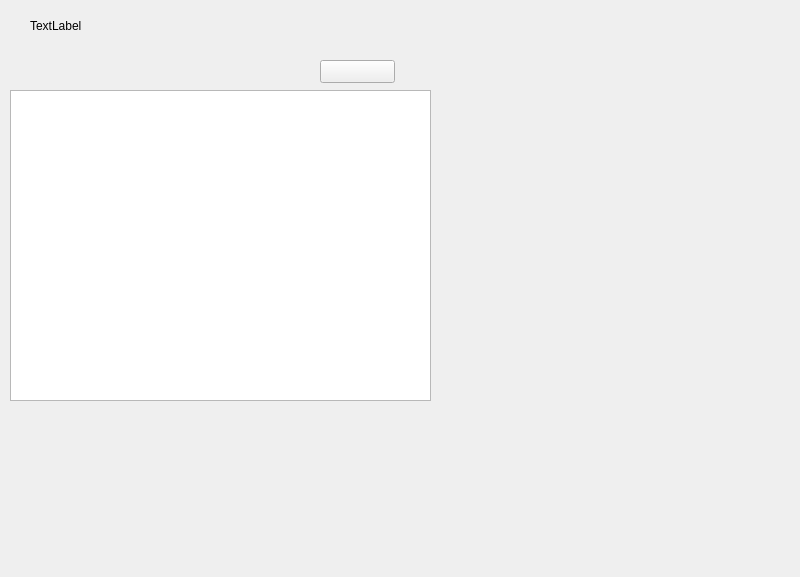
<?xml version="1.0" encoding="UTF-8"?>
<ui version="4.0">
 <class>MainWindow</class>
 <widget class="QMainWindow" name="MainWindow">
  <property name="geometry">
   <rect>
    <x>0</x>
    <y>0</y>
    <width>800</width>
    <height>577</height>
   </rect>
  </property>
  <property name="windowTitle">
   <string>MainWindow</string>
  </property>
  <widget class="QWidget" name="centralwidget">
   <widget class="QStackedWidget" name="stackedWidget">
    <property name="geometry">
     <rect>
      <x>0</x>
      <y>0</y>
      <width>591</width>
      <height>441</height>
     </rect>
    </property>
    <property name="currentIndex">
     <number>1</number>
    </property>
    <widget class="QWidget" name="page">
     <widget class="QProgressBar" name="pBBattery">
      <property name="geometry">
       <rect>
        <x>130</x>
        <y>10</y>
        <width>111</width>
        <height>16</height>
       </rect>
      </property>
      <property name="value">
       <number>24</number>
      </property>
     </widget>
     <widget class="QLabel" name="label">
      <property name="geometry">
       <rect>
        <x>110</x>
        <y>80</y>
        <width>161</width>
        <height>21</height>
       </rect>
      </property>
      <property name="font">
       <font>
        <family>Agency FB</family>
        <pointsize>12</pointsize>
       </font>
      </property>
      <property name="text">
       <string>主机未绑定使用单位</string>
      </property>
      <property name="alignment">
       <set>Qt::AlignCenter</set>
      </property>
     </widget>
     <widget class="QLabel" name="label_2">
      <property name="geometry">
       <rect>
        <x>0</x>
        <y>130</y>
        <width>401</width>
        <height>20</height>
       </rect>
      </property>
      <property name="text">
       <string>请扫描二维码获取设备编号并在后台绑定</string>
      </property>
      <property name="alignment">
       <set>Qt::AlignCenter</set>
      </property>
     </widget>
     <widget class="QLabel" name="labelComStatus">
      <property name="geometry">
       <rect>
        <x>10</x>
        <y>10</y>
        <width>71</width>
        <height>16</height>
       </rect>
      </property>
      <property name="text">
       <string>串口连接状态</string>
      </property>
     </widget>
     <widget class="QLabel" name="labelQRCode">
      <property name="geometry">
       <rect>
        <x>100</x>
        <y>180</y>
        <width>211</width>
        <height>161</height>
       </rect>
      </property>
      <property name="text">
       <string/>
      </property>
     </widget>
     <widget class="QPushButton" name="bt1">
      <property name="geometry">
       <rect>
        <x>20</x>
        <y>40</y>
        <width>75</width>
        <height>23</height>
       </rect>
      </property>
      <property name="text">
       <string>切换界面1</string>
      </property>
     </widget>
     <widget class="QPushButton" name="bt2">
      <property name="geometry">
       <rect>
        <x>110</x>
        <y>40</y>
        <width>75</width>
        <height>23</height>
       </rect>
      </property>
      <property name="text">
       <string>切换界面2</string>
      </property>
     </widget>
    </widget>
    <widget class="QWidget" name="page_3">
     <widget class="QPushButton" name="btnBeginAndEnd">
      <property name="geometry">
       <rect>
        <x>320</x>
        <y>60</y>
        <width>75</width>
        <height>23</height>
       </rect>
      </property>
      <property name="text">
       <string/>
      </property>
     </widget>
     <widget class="QTableWidget" name="tableWidget">
      <property name="geometry">
       <rect>
        <x>10</x>
        <y>90</y>
        <width>421</width>
        <height>311</height>
       </rect>
      </property>
     </widget>
     <widget class="QLabel" name="lbTrainName">
      <property name="geometry">
       <rect>
        <x>10</x>
        <y>60</y>
        <width>171</width>
        <height>16</height>
       </rect>
      </property>
      <property name="text">
       <string/>
      </property>
     </widget>
     <widget class="QLabel" name="lbTrainStatus">
      <property name="geometry">
       <rect>
        <x>210</x>
        <y>60</y>
        <width>101</width>
        <height>16</height>
       </rect>
      </property>
      <property name="text">
       <string/>
      </property>
     </widget>
     <widget class="QLabel" name="label_4">
      <property name="geometry">
       <rect>
        <x>30</x>
        <y>20</y>
        <width>54</width>
        <height>12</height>
       </rect>
      </property>
      <property name="text">
       <string>TextLabel</string>
      </property>
     </widget>
    </widget>
    <widget class="QWidget" name="page_2">
     <widget class="QLabel" name="p2Titile">
      <property name="geometry">
       <rect>
        <x>20</x>
        <y>30</y>
        <width>221</width>
        <height>16</height>
       </rect>
      </property>
      <property name="text">
       <string/>
      </property>
     </widget>
     <widget class="QTableWidget" name="pwTW">
      <property name="geometry">
       <rect>
        <x>40</x>
        <y>100</y>
        <width>361</width>
        <height>221</height>
       </rect>
      </property>
     </widget>
    </widget>
    <widget class="QWidget" name="page_4">
     <widget class="QLabel" name="p4Title">
      <property name="geometry">
       <rect>
        <x>50</x>
        <y>50</y>
        <width>281</width>
        <height>16</height>
       </rect>
      </property>
      <property name="text">
       <string/>
      </property>
     </widget>
     <widget class="QLabel" name="label_5">
      <property name="geometry">
       <rect>
        <x>70</x>
        <y>150</y>
        <width>301</width>
        <height>61</height>
       </rect>
      </property>
      <property name="text">
       <string>请绑定感应终端硬件</string>
      </property>
     </widget>
    </widget>
   </widget>
  </widget>
 </widget>
 <resources/>
 <connections/>
</ui>
